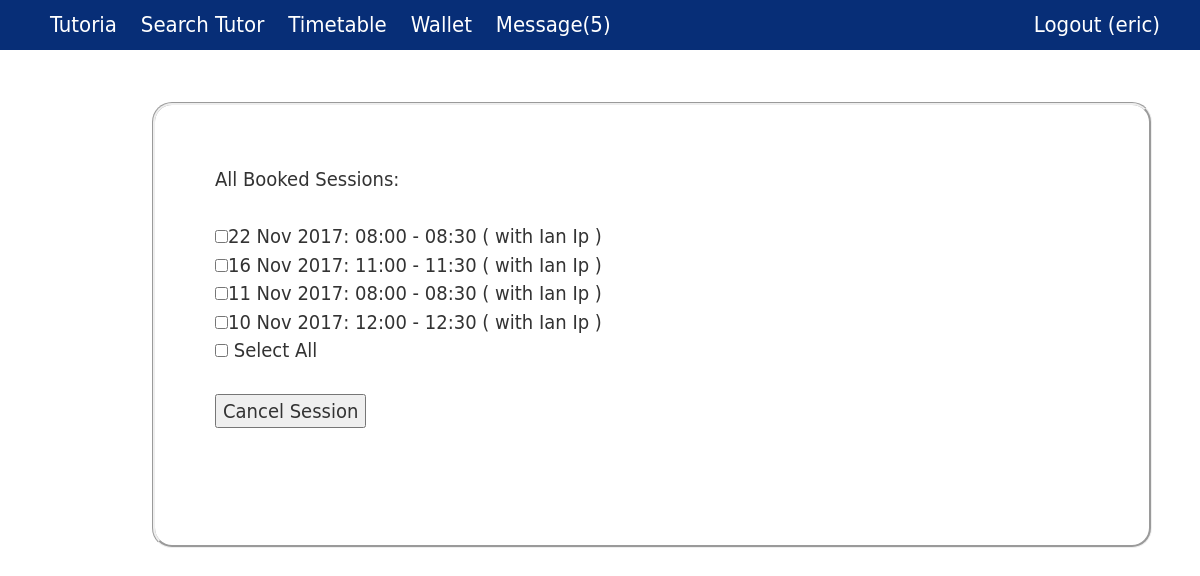
Before: /timetable/ (signed in) with the older database file.
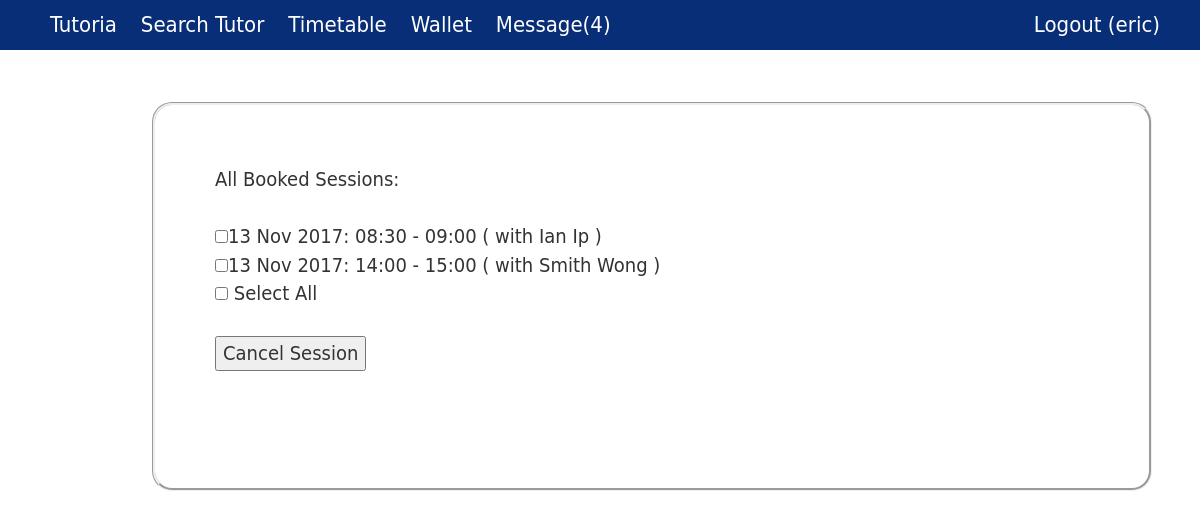
After: the same page with the newer database file.
### core/models.py (models this page shows, shortened)
class Profile(models.Model):
    user = models.OneToOneField(User, on_delete=models.CASCADE)
    phone = models.CharField(max_length=20)
    user_type =  models.ForeignKey(UserType)
    wallet = models.OneToOneField(Wallet)
    @property
    def isStudent(self):
        return self.user_type.user_type=="student" or self.user_type.user_type=="both"
    @property
    def isTutor(self):
        return self.user_type.user_type=="tutor" or self.user_type.user_type=="both"
    @property
    def getUserFullName(self):
        user=self.user
        fname=""
        if user.first_name != None:
            fname += user.first_name
        if user.first_name != None and user.last_name != None:
            fname += " " + user.last_name
        elif user.last_name != None:
            fname += user.last_name
        return fname
    @property
    def hasNotification(self):
        return len(Notification.objects.filter(profile=self,checked=False))>0
    @property
    def getNotificationNum(self):
        return len(Notification.objects.filter(profile=self,checked=False))

class Session(models.Model):
    student = models.ForeignKey(Student, on_delete=models.CASCADE, blank=True, null=True)
    tutor = models.ForeignKey(Tutor, on_delete=models.CASCADE)
    booking_date = models.DateTimeField(blank=True, null=True)
    start_date = models.DateTimeField()
    end_date = models.DateTimeField()
    status = models.CharField(max_length=10,blank=True,null=True)
    isCouponUsed = models.BooleanField(default=False)
    isBlackedout = models.BooleanField(default=False)
    @property
    def getStartTimeStr(self):
        local_timezone = timezone(settings.TIME_ZONE)
        return self.start_date.astimezone(local_timezone).strftime('%H:%M')
    @property
    def getEndTimeStr(self):
        local_timezone = timezone(settings.TIME_ZONE)
        return self.end_date.astimezone(local_timezone).strftime('%H:%M')
    @property
    def getBookedDateStr(self):
        local_timezone = timezone(settings.TIME_ZONE)
        return self.start_date.astimezone(local_timezone).strftime('%e %b %Y')

class Tutor(models.Model):
    profile = models.OneToOneField(Profile, on_delete=models.CASCADE)
    tutor_type =  models.ForeignKey(TutorType, blank=True, null=True )
    hourly_rate = models.DecimalField(max_digits=10, decimal_places=2, default=Decimal(0.0))
    tag = models.ManyToManyField(Tag, blank=True)
    university = models.ForeignKey(University, blank=True,null=True)
    course = models.ManyToManyField(Course, blank=True)
    bio = models.CharField(max_length=500, blank=True,null=True)

### core/views.py (the view, shortened to what this page needs)
# urls.py: url(r'^timetable/$', views.viewTimetable, name='view_timetable'),
@login_required
def viewTimetable(request):
    if request.user.username =="admin":
        return HttpResponse("You logged in as admin.")
    user_profile = request.user.profile
    context={'profile':user_profile}
    if(user_profile.isStudent):
        s = Session.objects.filter(isBlackedout=False).exclude(status="ended").filter(student=user_profile.student).order_by('-booking_date')
        context['student_session_list'] = s
    if(user_profile.isTutor):
        s = Session.objects.filter(isBlackedout=False).exclude(status="ended").filter(tutor=user_profile.tutor).order_by('-booking_date')
        context['tutor_session_list'] = s
    return render(request, 'timetable.html', context)

### core/templates/timetable.html (shortened to what this page needs)
{% extends 'base.html' %}
{% block content %}
   {% if student_session_list %}
        All Booked Sessions:<br/><br/>
        <form action="{% url 'view_timetable' %}" method="post">
            {% for s in student_session_list %}
                <input type="checkbox" name="session_id" value="{{s.id}}"/>{{s.getBookedDateStr}}:
                {{s.getStartTimeStr}} - {{s.getEndTimeStr}}
                ( with {{s.tutor.profile.getUserFullName}} )<br/>
            {% endfor %}
            <input type="checkbox" id="select_all" onclick="selectAll()"/> Select All
            <br/><br/>
            <input type="submit" value="Cancel Session" onclick="return confirmCancelSession()">
        </form>
        <br/><br/>
    {% endif %}
{% endblock %}

### core/templates/base.html (shortened to what this page needs)
{% load static %}
<!DOCTYPE html>
<html>
<head>
    <link rel="stylesheet" href="https://maxcdn.bootstrapcdn.com/bootstrap/3.3.7/css/bootstrap.min.css">
    <link rel="stylesheet" href="{% static 'css/base.css' %}">
</head>
<body>
    <div id="wrapper">
        <header>
            <nav id="navigation">
                <ul>
                    <a href="{% url 'homepage' %}">
                        <li>Tutoria</li>
                    </a>
                    {% if user.is_authenticated %}
                    <a href="{% url 'search_tutor' %}">
                        <li>Search Tutor</li>
                    </a>
                    <a href="{% url 'view_timetable' %}">
                        <li>Timetable</li>
                    </a>
                    <a href="{% url 'view_wallet' %}">
                        <li>Wallet</li>
                    </a>
                    <a href="{% url 'view_notification' %}">
                        {%if user.profile.hasNotification %}
                        <li>Message({{user.profile.getNotificationNum}})</li>
                        {% else %}
                        <li>Message</li>
                        {% endif %}
                    </a>
                    <a href="{% url 'logout' %}" id="logoutButton" class="pull-right">
                        <li>Logout ({{ user.username }}) </li>
                    </a>
                    {% endif %}
                </ul>
            </nav>
        </header>
        <div id="main">
            <article>
                <section class="box">
                    {% block content %} {% endblock %}
        </div>
    </div>
</body>
</html>

### core/static/css/base.css (style rules this page uses)
* { margin:0 auto; padding:0 auto; }
html,body { height:100%; }
#wrapper { min-height:100%; position:relative; }
a:link { text-decoration: none; }
nav#navigation { position: fixed; border-radius:10px; top:0; left:0; right:0; width: 100%; height: 50px; background-color:rgba(255,255,255,0.2); z-index: 1; }
nav#navigation ul { box-sizing:border-box; list-style:none; height:50px; padding-bottom:5px; background-color:rgb(7, 46, 119); top:5px; }
nav#navigation ul li { box-sizing:border-box; font-family:"Gill Sans", "Gill Sans MT", "Myriad Pro", "DejaVu Sans Condensed", Helvetica, Arial, sans-serif; font-size:22px; font-weight:300; display:inline; border-radius:10px; color:rgb(255, 255, 255); position:relative; line-height:50px; padding-left:10px; padding-right:10px; }
#main { padding-top:50px; padding-bottom:50px; }
.box { overflow: hidden; font-size:20px; font-family:"Gill Sans", "Gill Sans MT", "Myriad Pro", "DejaVu Sans Condensed", Helvetica, Arial, sans-serif; box-sizing:border-box; width:1000px; padding:60px; border:groove; border-radius:20px; margin:2px; position:relative; top:50px; left:150px; }
#logoutButton, #logoutButton, #signupButton { padding-right: 30px; }

Changed rows visible on the page:
removed Session: getBookedDateStr "22 Nov 2017", getStartTimeStr "08:00", getEndTimeStr "08:30", tutor.profile.getUserFullName "Ian Ip"
removed Session: getBookedDateStr "16 Nov 2017", getStartTimeStr "11:00", getEndTimeStr "11:30", tutor.profile.getUserFullName "Ian Ip"
removed Session: getBookedDateStr "11 Nov 2017", getStartTimeStr "08:00", getEndTimeStr "08:30", tutor.profile.getUserFullName "Ian Ip"
removed Session: getBookedDateStr "10 Nov 2017", getStartTimeStr "12:00", getEndTimeStr "12:30", tutor.profile.getUserFullName "Ian Ip"
added Session: getBookedDateStr "13 Nov 2017", getStartTimeStr "08:30", getEndTimeStr "09:00", tutor.profile.getUserFullName "Ian Ip"
added Session: getBookedDateStr "13 Nov 2017", getStartTimeStr "14:00", getEndTimeStr "15:00", tutor.profile.getUserFullName "Smith Wong"
Other visible differences:
{{ user.profile.getNotificationNum }}: "5" → "4"
